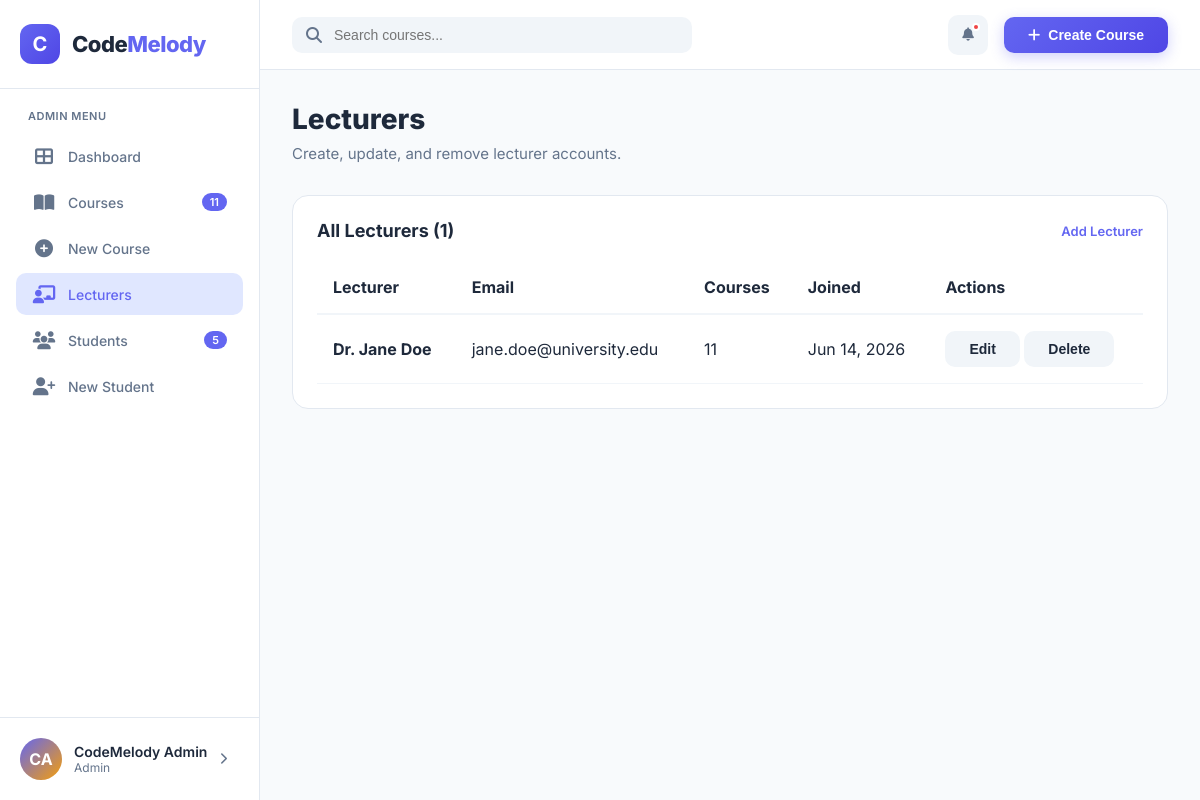
The app's page /lecturers/index.php (signed in) with its own data.
### tables this page shows
CREATE TABLE users (
    id INT AUTO_INCREMENT PRIMARY KEY,
    email VARCHAR(255) UNIQUE NOT NULL,
    password VARCHAR(255) NOT NULL,
    full_name VARCHAR(100) NOT NULL,
    role ENUM('student', 'lecturer', 'admin') DEFAULT 'student',
    avatar_initials VARCHAR(2) DEFAULT 'CM',
    created_at TIMESTAMP DEFAULT CURRENT_TIMESTAMP
);

### config/bootstrap.php (called while the page is built, shortened)
<?php
function app_url(string $path = ''): string {
    $base = defined('APP_BASE') ? APP_BASE : '';
    return rtrim($base, '/') . '/' . ltrim($path, '/');
}
function current_user(PDO $pdo): ?array {
    $stmt = $pdo->prepare('SELECT * FROM users WHERE id = ?');
    $stmt->execute([$_SESSION['user_id']]);
    return $stmt->fetch() ?: null;
}
function require_login(PDO $pdo): array {
    $user = current_user($pdo);
    return $user;
}
function metrics(PDO $pdo): array {
    $data = ['students' => 0, 'courses' => 0, 'units' => 0, 'hours' => 0, 'enrollments' => 0, 'users' => 0];
    try {
        $data['students'] = (int)$pdo->query('SELECT COUNT(*) FROM students')->fetchColumn();
        $data['courses'] = (int)$pdo->query('SELECT COUNT(*) FROM courses WHERE is_active = TRUE')->fetchColumn();
        $data['units'] = (int)$pdo->query('SELECT COALESCE(SUM(credit_units),0) FROM courses WHERE is_active = TRUE')->fetchColumn();
        $data['hours'] = (int)$pdo->query('SELECT COALESCE(SUM(lecture_hours + practical_hours),0) FROM courses WHERE is_active = TRUE')->fetchColumn();
        $data['users'] = (int)$pdo->query('SELECT COUNT(*) FROM users')->fetchColumn();
        $data['enrollments'] = (int)$pdo->query('SELECT COUNT(*) FROM enrollments')->fetchColumn();
    } catch (PDOException $e) {
    }
    return $data;
}

### lecturers/index.php (the view, shortened to what this page needs)
<?php
require_once __DIR__ . '/../config/bootstrap.php';
$user = require_login($pdo);
$lecturers = $pdo->query('
    SELECT u.id, u.full_name, u.email, u.avatar_initials, u.created_at, COUNT(c.id) AS course_count
    FROM users u
    LEFT JOIN courses c ON c.lecturer_id = u.id AND c.is_active = TRUE
    WHERE u.role = "lecturer"
    GROUP BY u.id, u.full_name, u.email, u.avatar_initials, u.created_at
    ORDER BY u.full_name
')->fetchAll();
require_once __DIR__ . '/../templates/header.php';
?>
<div class="page-header animate-in">
    <h1 class="page-title">Lecturers</h1>
    <p class="page-subtitle">Create, update, and remove lecturer accounts.</p>
</div>
<div class="card">
    <div class="card-header">
        <h3 class="card-title">All Lecturers (<?php echo count($lecturers); ?>)</h3>
        <span class="card-action" onclick="window.location='<?php echo app_url('lecturers/create.php'); ?>'">Add Lecturer</span>
    </div>
    <div style="overflow-x:auto; padding:0 24px 24px;">
        <table style="width:100%; border-collapse:collapse; min-width:720px;">
            <thead>
                <tr style="border-bottom:2px solid var(--light-gray);">
                    <th style="padding:16px;text-align:left;">Lecturer</th>
                    <th style="padding:16px;text-align:left;">Email</th>
                    <th style="padding:16px;text-align:left;">Courses</th>
                    <th style="padding:16px;text-align:left;">Joined</th>
                    <th style="padding:16px;text-align:left;">Actions</th>
                </tr>
            </thead>
            <tbody>
            <?php foreach ($lecturers as $lecturer): ?>
                <tr style="border-bottom:1px solid var(--light-gray);">
                    <td style="padding:16px;font-weight:700;"><?php echo htmlspecialchars($lecturer['full_name']); ?></td>
                    <td style="padding:16px;"><?php echo htmlspecialchars($lecturer['email']); ?></td>
                    <td style="padding:16px;"><?php echo (int)$lecturer['course_count']; ?></td>
                    <td style="padding:16px;"><?php echo date('M j, Y', strtotime($lecturer['created_at'])); ?></td>
                    <td style="padding:16px;">
                        <button class="btn btn-secondary" onclick="window.location='<?php echo app_url('lecturers/edit.php?id=' . (int)$lecturer['id']); ?>'">Edit</button>
                        <button class="btn btn-secondary" onclick="if(confirm('Delete this lecturer? Their courses will become unassigned.')) window.location='<?php echo app_url('lecturers/delete.php?id=' . (int)$lecturer['id']); ?>'">Delete</button>
                    </td>
                </tr>
            <?php endforeach; ?>
            </tbody>
        </table>
    </div>
</div>
<?php require_once __DIR__ . '/../templates/footer.php'; ?>

### templates/header.php (shortened to what this page needs)
<?php
$currentPath = trim(str_replace('\\', '/', parse_url($_SERVER['REQUEST_URI'], PHP_URL_PATH)), '/');
$m = metrics($pdo);
$role = $user['role'] ?? 'student';
$nav = [
    'admin' => [
        ['dashboard/admin.php', 'fa-th-large', 'Dashboard', null],
        ['courses/index.php', 'fa-book-open', 'Courses', $m['courses']],
        ['courses/create.php', 'fa-plus-circle', 'New Course', null],
        ['lecturers/index.php', 'fa-chalkboard-user', 'Lecturers', null],
        ['students/index.php', 'fa-users', 'Students', $m['students']],
        ['students/create.php', 'fa-user-plus', 'New Student', null],
    ],
    'lecturer' => [
        ['dashboard/lecturer.php', 'fa-th-large', 'Dashboard', null],
        ['courses/index.php', 'fa-book-open', 'My Courses', $m['courses']],
        ['courses/create.php', 'fa-plus-circle', 'New Course', null],
        ['students/index.php', 'fa-users', 'Students', $m['students']],
    ],
    'student' => [
        ['dashboard/student.php', 'fa-th-large', 'Dashboard', null],
        ['courses/index.php', 'fa-compass', 'Explore Courses', $m['courses']],
        ['students/edit.php', 'fa-user-pen', 'My Profile', null],
    ],
];
?>
<!DOCTYPE html>
<html lang="en">
<head>
    <link rel="stylesheet" href="https://cdnjs.cloudflare.com/ajax/libs/font-awesome/6.4.0/css/all.min.css">
    <link rel="stylesheet" href="<?php echo app_url('assets/css/dashboard.css'); ?>">
</head>
<body>
<aside class="sidebar" id="sidebar">
    <div class="sidebar-header">
        <div class="logo">C</div>
        <div class="logo-text">Code<span>Melody</span></div>
    </div>
    <div class="nav-section">
        <div class="nav-label"><?php echo ucfirst(htmlspecialchars($role)); ?> Menu</div>
        <?php foreach ($nav[$role] as $item): ?>
            <?php $active = str_ends_with($currentPath, $item[0]); ?>
            <a href="<?php echo app_url($item[0]); ?>" class="nav-item <?php echo $active ? 'active' : ''; ?>">
                <i class="fas <?php echo $item[1]; ?>"></i><span><?php echo htmlspecialchars($item[2]); ?></span>
                <?php if ($item[3] !== null): ?><span class="nav-badge"><?php echo (int)$item[3]; ?></span><?php endif; ?>
            </a>
        <?php endforeach; ?>
    </div>
    <div class="user-profile" onclick="window.location='<?php echo app_url('auth/logout.php'); ?>'">
        <div class="user-avatar"><?php echo htmlspecialchars($user['avatar_initials'] ?? avatar_initials($user['full_name'] ?? 'User')); ?></div>
        <div class="user-info">
            <h4><?php echo htmlspecialchars($user['full_name'] ?? 'User'); ?></h4>
            <p><?php echo ucfirst(htmlspecialchars($role)); ?></p>
        </div>
        <i class="fas fa-chevron-right" style="color: var(--gray); font-size: 12px;"></i>
    </div>
</aside>
<main class="main-content">
    <header class="header">
        <div class="header-left">
            <div class="search-bar" id="globalSearch">
                <i class="fas fa-search"></i>
                <input type="text" placeholder="Search courses..." id="searchInput" autocomplete="off">
            </div>
        </div>
        <div class="header-right">
            <div class="notification-wrapper" id="notificationWrapper">
                <button class="header-btn" id="notificationBell" onclick="toggleNotifications()">
                    <i class="fas fa-bell"></i>
                    <span class="notification-dot" id="notificationDot"></span>
                </button>
            </div>
            <?php if ($role !== 'student'): ?>
                <button class="create-btn" onclick="window.location='<?php echo app_url('courses/create.php'); ?>'"><i class="fas fa-plus"></i>Create Course</button>
            <?php endif; ?>
        </div>
    </header>
    <div class="content" id="<?php echo htmlspecialchars($contentId ?? ''); ?>">

### records on screen
users: role "ADMIN", avatar_initials "CA", full_name "CodeMelody Admin", role "Admin"
users: full_name "Dr. Jane Doe", email "jane.doe@university.edu", course_count "11", created_at "Jun 14, 2026"

### other values on screen
$item[2] "Dashboard"
$item[2] "Courses"
$item[3] "11"
$item[2] "New Course"
$item[2] "Lecturers"
$item[2] "Students"
$item[3] "5"
$item[2] "New Student"
count($lecturers) "1"
